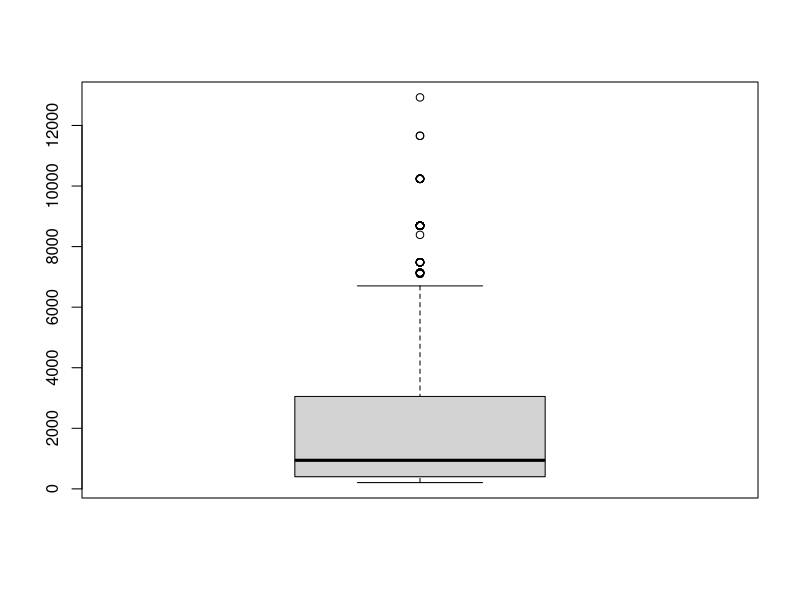
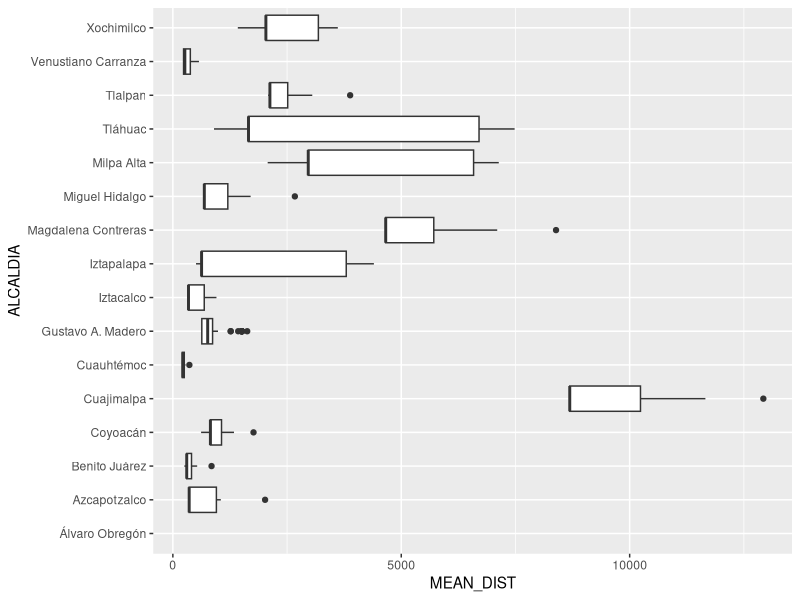
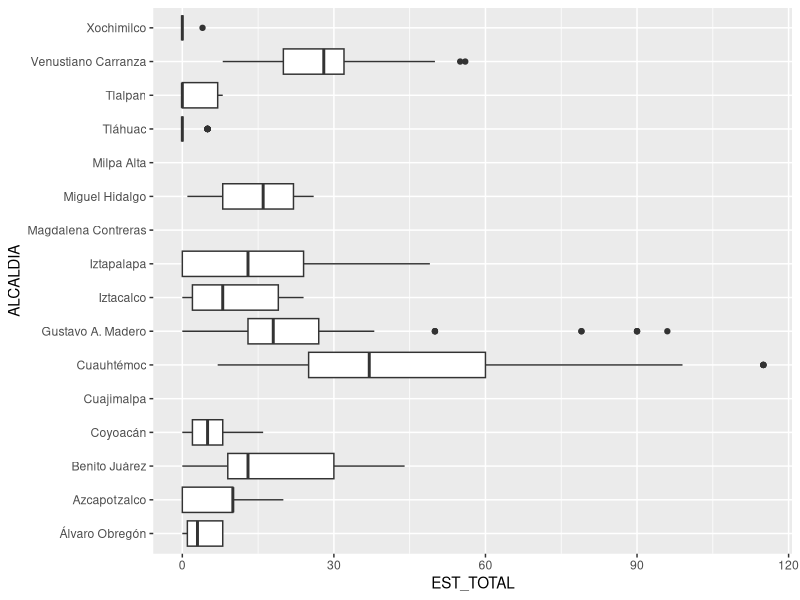
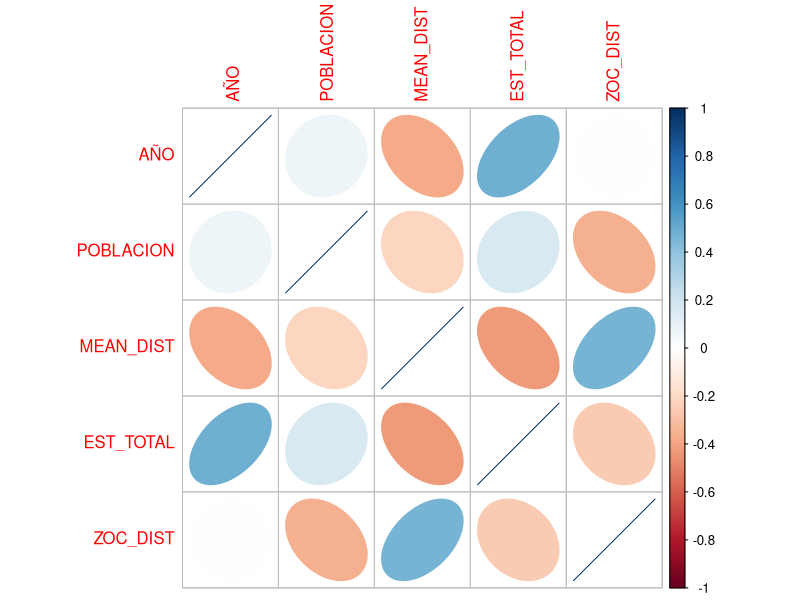

Recreate these plots in R, in order.
## ---- chunk 1
knitr::opts_chunk$set(echo = TRUE)
library(ggplot2)
library(corrplot)
library(dplyr)
## ---- chunk 2
info <- read.csv('data/datosfinales.csv')
## ---- chunk 3
info |> head()
summary(info)
## ---- chunk 4
unique(info$ALCALDIA)
unique(info$AÑO)
## ---- chunk 5
boxplot(info$MEAN_DIST)
## ---- chunk 6
ggplot(data = info, mapping=aes(x=ALCALDIA, y=MEAN_DIST)) +
  geom_boxplot() + 
  coord_flip()
## ---- chunk 7
ggplot(data = info, mapping=aes(x=ALCALDIA, y=EST_TOTAL)) +
  geom_boxplot() + 
  coord_flip()
## ---- chunk 8
info |>
  dplyr::select_if(is.numeric) |>
  dplyr::filter(!is.na(EST_TOTAL)) |>
  dplyr::filter(!is.na(MEAN_DIST)) |>
  #dplyr::select(-AÑO) |>
  cor() |> corrplot(method="ellipse")
